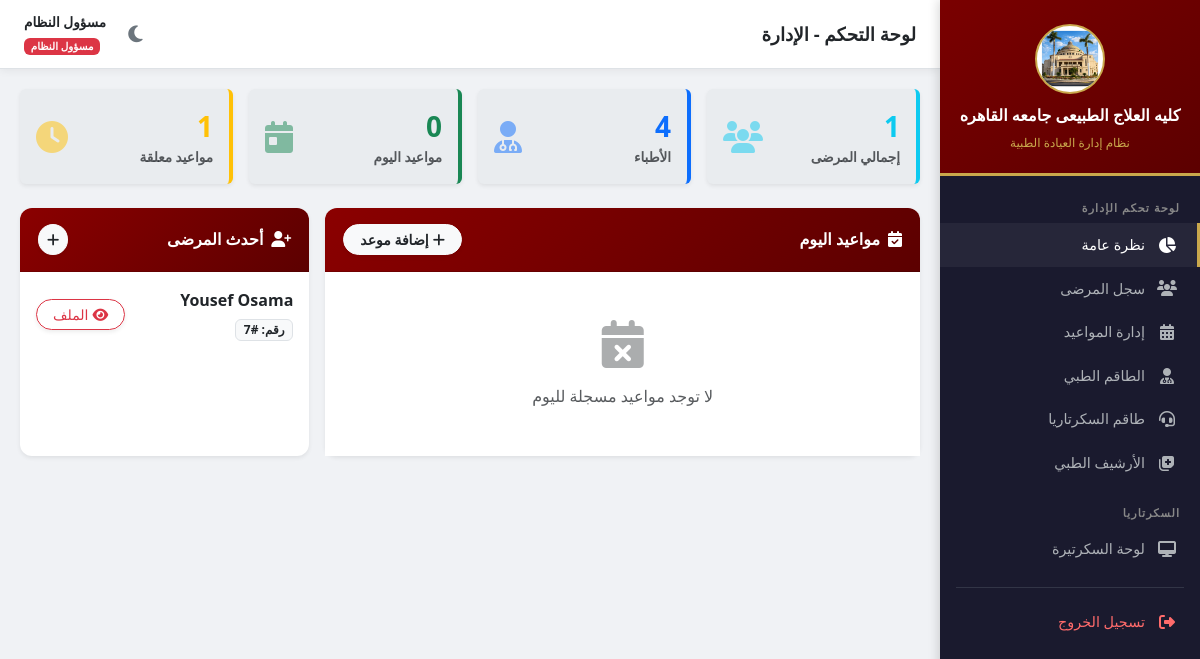
/admin-panel/ (signed in), run on an earlier commit of the app's database.
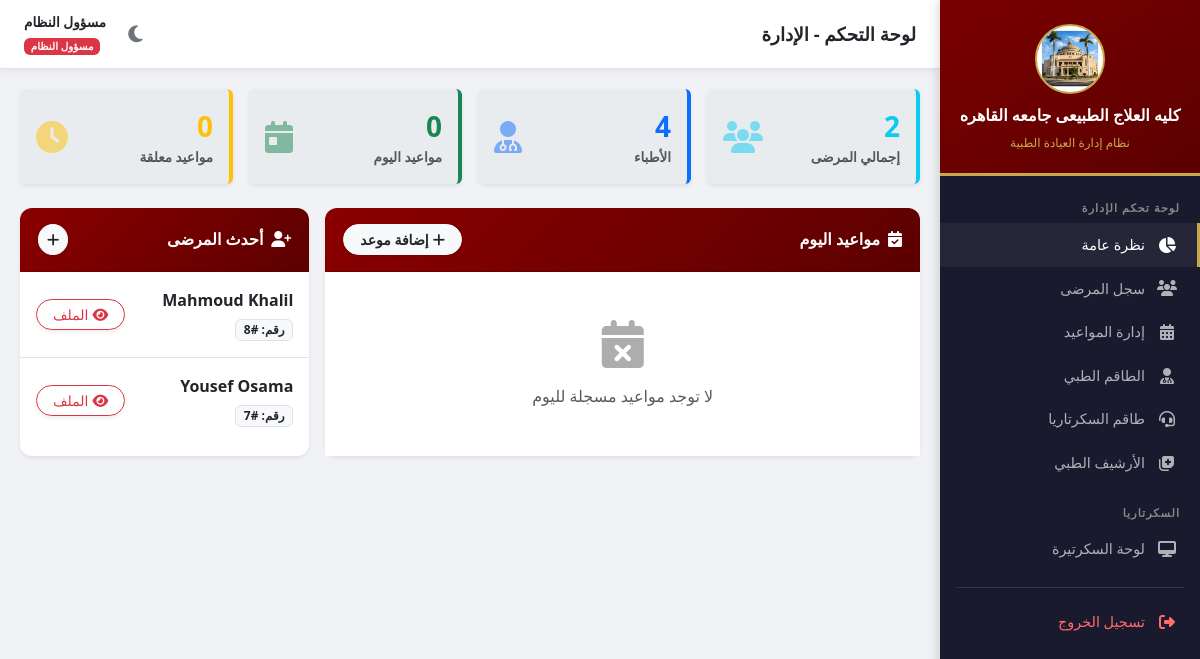
And on a later commit of the database.
### clinic/models.py (models this page shows, shortened)
class Patient(models.Model):
    GENDER_CHOICES = [('M', 'ذكر'), ('F', 'أنثى')]
    patient_number = models.AutoField(primary_key=True, verbose_name="رقم المريض")
    name = models.CharField(max_length=150, verbose_name="الاسم")
    gender = models.CharField(max_length=1, choices=GENDER_CHOICES, verbose_name="الجنس")
    birth_date = models.DateField(verbose_name="تاريخ الميلاد")
    phone = models.CharField(max_length=20, blank=True, verbose_name="رقم الهاتف")
    address = models.TextField(blank=True, verbose_name="العنوان")
    national_id = models.CharField(max_length=14, unique=True, verbose_name="الرقم القومي", null=True, blank=True)
    created_at = models.DateTimeField(auto_now_add=True)
    updated_at = models.DateTimeField(auto_now=True)
    class Meta:
        verbose_name = "مريض"
        verbose_name_plural = "المرضى"

### clinic/views.py (the view)
# urls.py: path('admin-panel/', views.admin_dashboard, name='admin_dashboard'),
@login_required
@user_passes_test(is_admin, login_url='login')
def admin_dashboard(request):
    return _dashboard_view(request, 'admin/dashboard.html', 'admin')

### clinic/views.py (called while the page is built)
def is_admin(user):
    return user.is_superuser or user.is_staff

### templates/admin/dashboard.html (shortened to what the changed rows need)
{% extends 'base.html' %}
{% block content %}
<div class="row g-3 mb-4">
  <div class="col-md-3">
    <div class="stat-card border-start border-4 border-info shadow-sm bg-body-secondary p-3 rounded h-100">
      <div class="d-flex justify-content-between align-items-center">
        <div>
          <div class="stat-num fs-3 fw-bold text-info">{{ stats.total_patients }}</div>
          <div class="stat-label text-muted small">إجمالي المرضى</div>
        </div>
      </div>
    </div>
  </div>
  <div class="col-md-3">
    <div class="stat-card border-start border-4 border-warning shadow-sm bg-body-secondary p-3 rounded h-100">
      <div class="d-flex justify-content-between align-items-center">
        <div>
          <div class="stat-num fs-3 fw-bold text-warning">{{ stats.pending }}</div>
          <div class="stat-label text-muted small">مواعيد معلقة</div>
        </div>
      </div>
    </div>
  </div>
</div>
<div class="row g-3">
  <div class="col-lg-4">
    <div class="card shadow-sm border-0 h-100">
      <ul class="list-group list-group-flush">
        {% for patient in recent_patients %}
        <li class="list-group-item d-flex justify-content-between align-items-center p-3">
          <div>
            <a href="{% url 'admin_patient_detail' patient.pk %}" class="fw-bold text-body text-decoration-none d-block mb-1">{{ patient.name }}</a>
            <span class="badge bg-light text-body border">رقم: #{{ patient.patient_number }}</span>
          </div>
          <a href="{% url 'admin_patient_detail' patient.pk %}" class="btn btn-sm btn-outline-danger rounded-pill px-3 shadow-sm">
            <i class="fas fa-eye me-1"></i>الملف
          </a>
        </li>
        {% empty %}
        <li class="list-group-item text-center text-muted py-4">
          <i class="fas fa-users-slash d-block mb-2 fs-4 opacity-50"></i>
          لا يوجد مرضى مسجلين
        </li>
        {% endfor %}
      </ul>
    </div>
  </div>
</div>
{% endblock %}

What changed in the data, as far as the page shows it:
added Patient: name "Mahmoud Khalil", patient_number "8"
Also different on the page:
{{ stats.total_patients }}: "1" → "2"
{{ stats.pending }}: "1" → "0"
